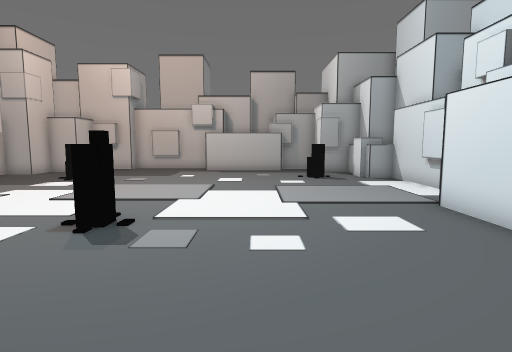
[1] (above)

13 first-person views from a walk through a 3-D level made in the Unity game engine. The camera is 1.5 m above the floor, tilts 6° down and sees 80° across. The floor is counted in squares, 1 m on a side. Each view is taken from the middle of a square. On the plan, view 1 faces up. The plan holds only what a view shows up to about 15 squares ahead; the rest is blank. The place goes on beyond the plan.

[2]
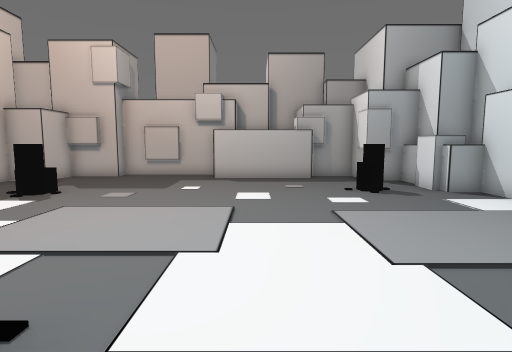

[3]
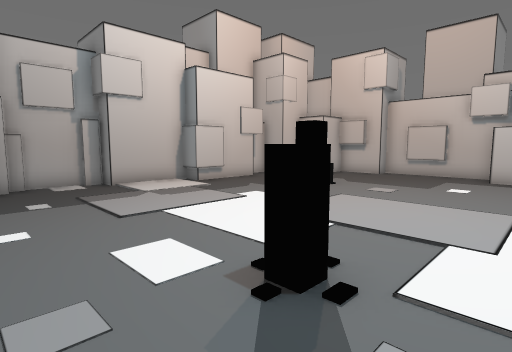

[4]
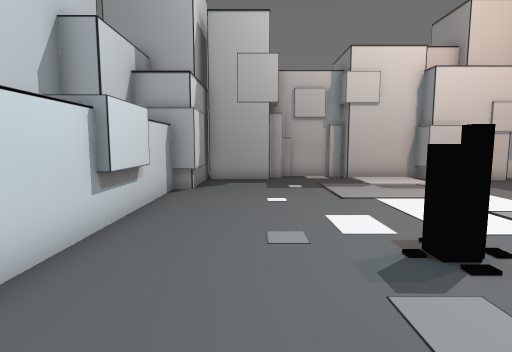

[5]
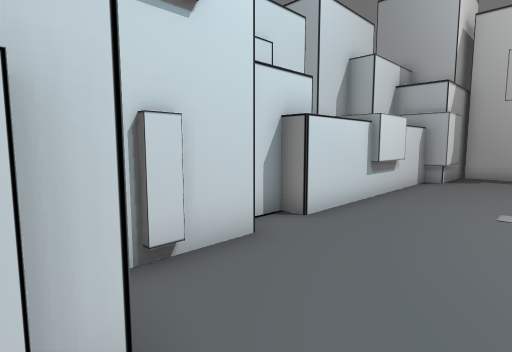

[6]
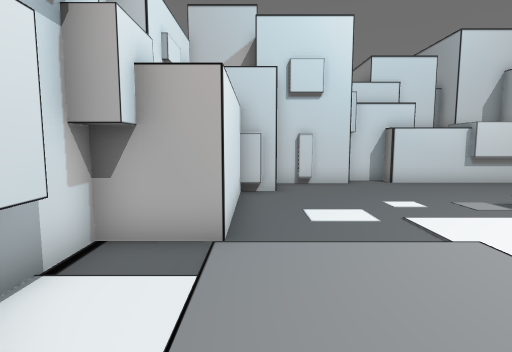

[7]
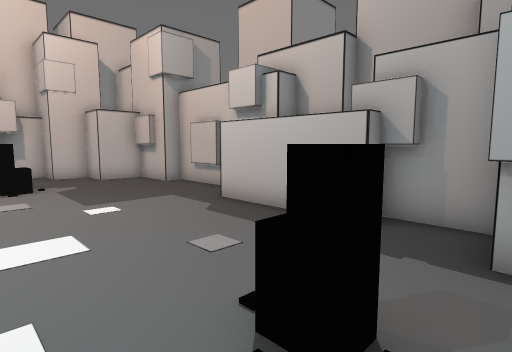

[8]
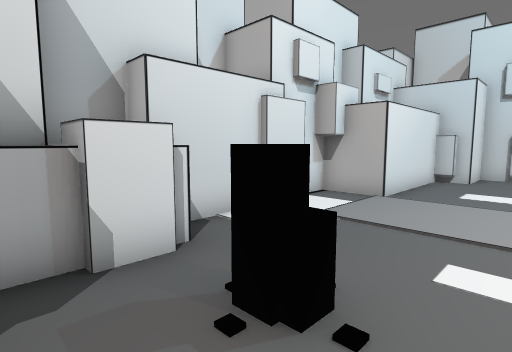

[9]
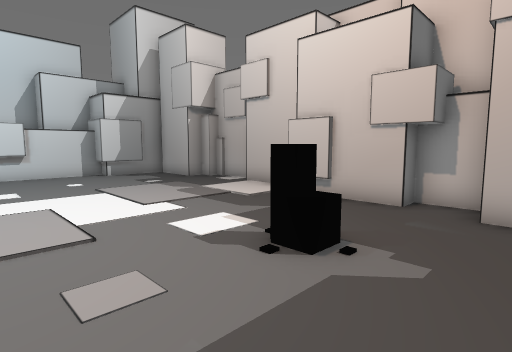

[10]
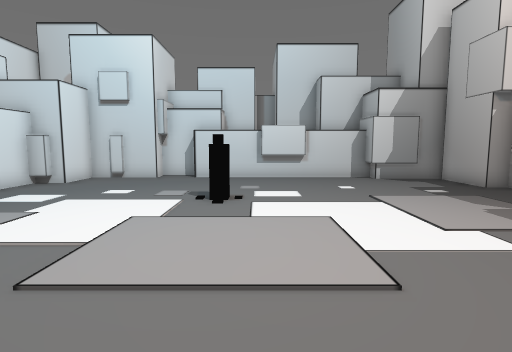

[11]
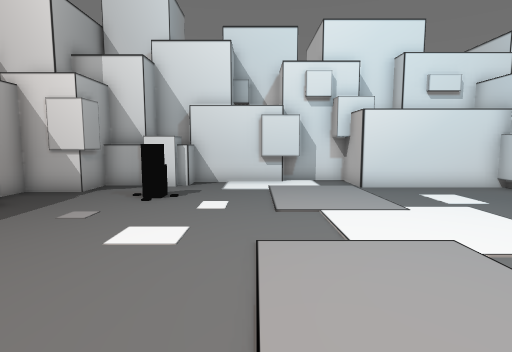

[12]
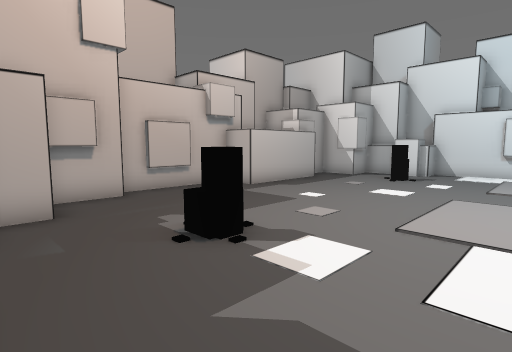

[13]
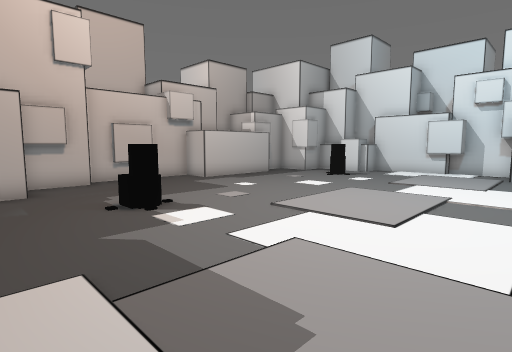

### Floor plan
Key: @ floor where view 1 was taken; # wall or solid block; . floor; ^ raised ledge; O other object.
Columns run from 13 left of view 1 to 7 right of it. Each row starts with its distance up from view 1.
 20        OO
 19      ##OO##
 18    ###....#######O
 17    #.............OOO
 16   ##.............OO^
 15  ##...............#^^
 14  #...O.........OO.O^^
 13  #...OO............#
 12  #.................#
 11  #.................#
 10 ##.................OO
  9 #..................O#
  8 #...................#
  7 #.................###
  6 #.........O.......#
  5 #.................#
  4 #.................#
  3 ##...............O#
  2 ##..............#OO
  1 ###OO...........# O
  0    OO##OO####@#O#
 -1         O   ###

Positions as (right, up) in squares from view 1, and headings:
1: (0, 0), facing up
2: (-1, 4), facing up
3: (-1, 3), facing up-left
4: (1, 3), facing left
5: (4, 4), facing down-left
6: (4, 12), facing down
7: (4, 12), facing up-left
8: (1, 16), facing down-right
9: (-4, 16), facing down-left
10: (-4, 14), facing down
11: (-6, 11), facing right
12: (-11, 9), facing up-right
13: (-11, 6), facing up-right
